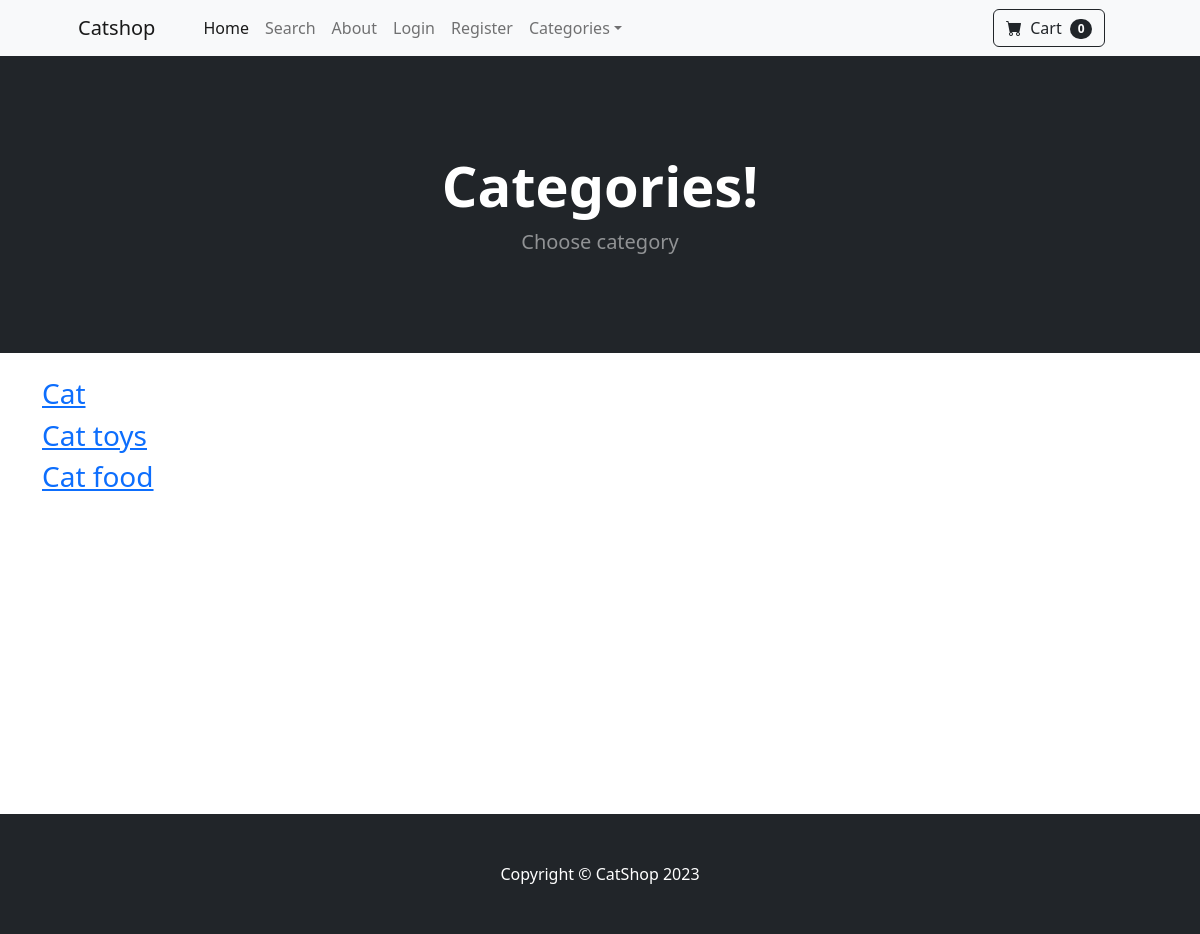
/category_summary/, run on an earlier commit of the app's database.
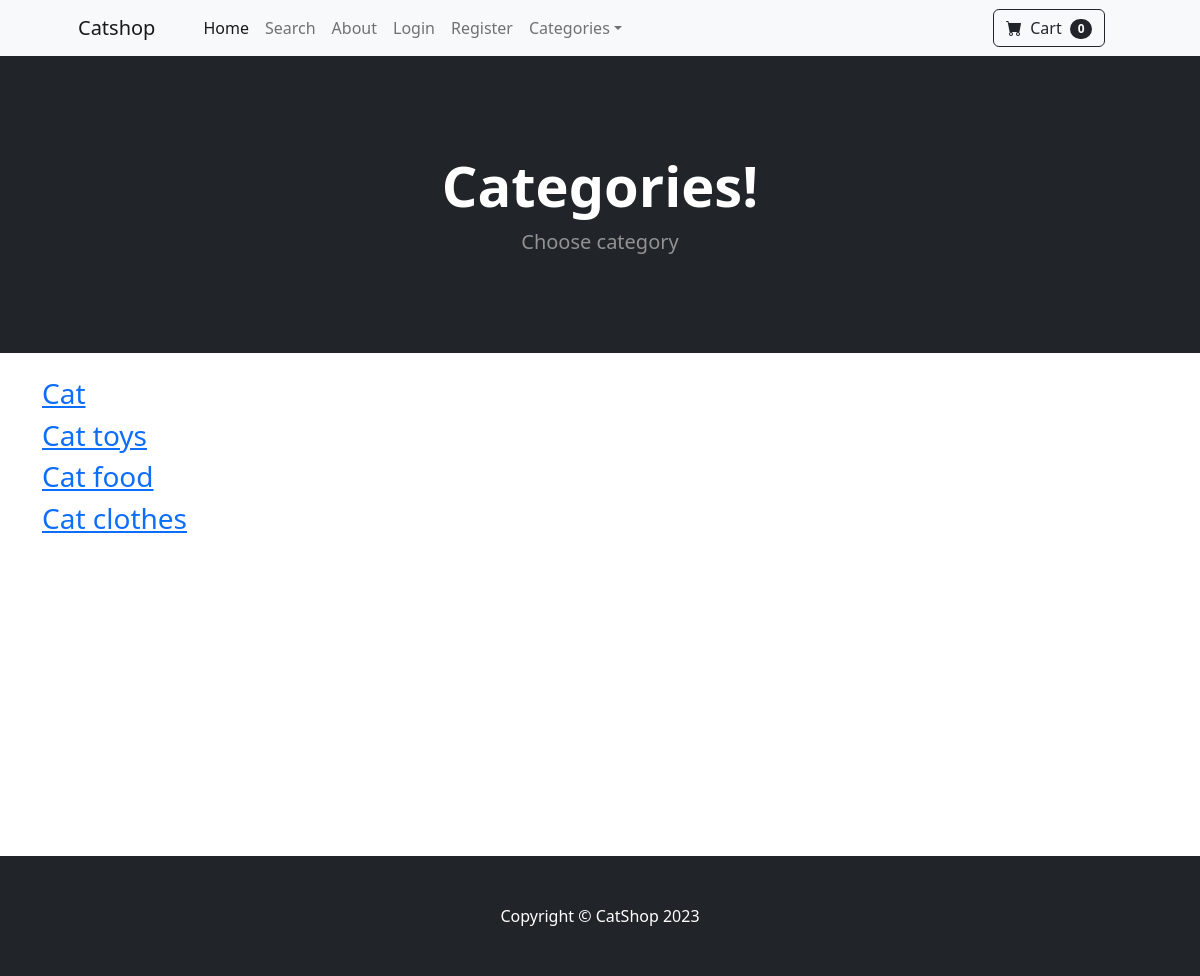
And on a later commit of the database.
### store/models.py (models this page shows)
class Category(models.Model):
    name = models.CharField(max_length=40)
    def __str__(self):
        return self.name
    class Meta:
        verbose_name_plural = 'Categories'

### store/views.py (the view)
# urls.py: path('category_summary/', views.category_summary, name='category_summary'),
def category_summary(request):
    categories = Category.objects.all()
    return render(request, 'category_summary.html', {'categories':categories})

### cart/cart.py (called while the page is built)
    def __len__(self):
        return len(self.cart)

### cart/context_processors.py (called while the page is built)
def cart(request):
    return {'cart':Cart(request)}

### store/context_processors.py (called while the page is built)
def categories(request):
    categories = Category.objects.all()
    return {'categories': categories}

### store/templates/category_summary.html
{% extends 'base.html' %}
{% block content %}
<header class="bg-dark py-5">
    <div class="container px-4 px-lg-5 my-5">
        <div class="text-center text-white">
            <h1 class="display-4 fw-bolder">Categories!</h1>
            <p class="lead fw-normal text-white-50 mb-0">Choose category</p>
        </div>
    </div>
</header>
<div class="container">
  <div class="row">
    <div class="col-8">
    <br>
      {% for category in categories %}
      <h3> <a href="{% url 'category' category %}"> {{ category }} </a>  </h3>
      {% endfor %}
    </div>
  </div>
    <br><br><br><br><br><br><br><br><br><br><br><br><br>
</div>
{% endblock %}

What changed in the data, as far as the page shows it:
added Category: name "Cat clothes"
